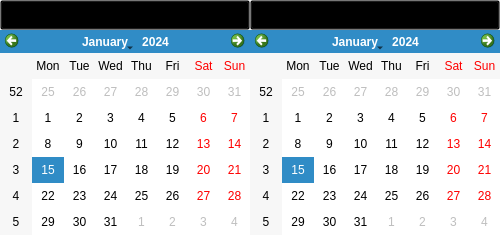
<?xml version="1.0" encoding="UTF-8"?>
<ui version="4.0">
 <class>CusCalendar</class>
 <widget class="QWidget" name="CusCalendar">
  <property name="geometry">
   <rect>
    <x>0</x>
    <y>0</y>
    <width>500</width>
    <height>235</height>
   </rect>
  </property>
  <property name="windowTitle">
   <string>Form</string>
  </property>
  <property name="styleSheet">
   <string notr="true">QCalendarWidget
{
background-color: rgb(0, 170, 0);
}

/*
QCalendarWidget QTableView 
{
 alternate-background-color: rgb( 2,  65, 130);
 background-color: rgb(170, 0, 255);
}
*/</string>
  </property>
  <layout class="QHBoxLayout" name="horizontalLayout">
   <property name="spacing">
    <number>0</number>
   </property>
   <property name="leftMargin">
    <number>0</number>
   </property>
   <property name="topMargin">
    <number>0</number>
   </property>
   <property name="rightMargin">
    <number>0</number>
   </property>
   <property name="bottomMargin">
    <number>0</number>
   </property>
   <item>
    <layout class="QVBoxLayout" name="verticalLayout_2">
     <property name="spacing">
      <number>0</number>
     </property>
     <item>
      <widget class="QPushButton" name="pushButton_startdate">
       <property name="minimumSize">
        <size>
         <width>0</width>
         <height>30</height>
        </size>
       </property>
       <property name="maximumSize">
        <size>
         <width>16777215</width>
         <height>30</height>
        </size>
       </property>
       <property name="styleSheet">
        <string notr="true">QPushButton
{
font: 400 15px &quot;微软雅黑&quot;;
background-color: transparent;
}
</string>
       </property>
       <property name="text">
        <string>开始日期</string>
       </property>
      </widget>
     </item>
     <item>
      <widget class="QCalendarWidget" name="calendarWidget1"/>
     </item>
    </layout>
   </item>
   <item>
    <layout class="QVBoxLayout" name="verticalLayout">
     <property name="spacing">
      <number>0</number>
     </property>
     <item>
      <widget class="QPushButton" name="pushButton_enddate">
       <property name="minimumSize">
        <size>
         <width>0</width>
         <height>30</height>
        </size>
       </property>
       <property name="maximumSize">
        <size>
         <width>16777215</width>
         <height>30</height>
        </size>
       </property>
       <property name="styleSheet">
        <string notr="true">QPushButton
{
font: 400 15px &quot;微软雅黑&quot;;
background-color: transparent;
}
</string>
       </property>
       <property name="text">
        <string>结束日期</string>
       </property>
      </widget>
     </item>
     <item>
      <widget class="QCalendarWidget" name="calendarWidget2"/>
     </item>
    </layout>
   </item>
  </layout>
 </widget>
 <resources/>
 <connections/>
</ui>
